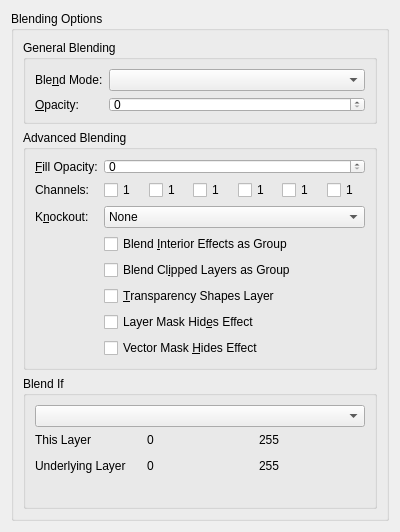
<?xml version="1.0" encoding="utf-8"?>
<ui version="4.0">
 <author>
    SPDX-FileCopyrightText: none
    SPDX-License-Identifier: GPL-3.0-or-later
  </author>
 <class>WdgBlendingOptions</class>
 <widget class="QWidget" name="WdgBlendingOptions">
  <property name="geometry">
   <rect>
    <x>0</x>
    <y>0</y>
    <width>400</width>
    <height>532</height>
   </rect>
  </property>
  <layout class="QVBoxLayout" name="verticalLayout_4">
   <item>
    <widget class="QGroupBox" name="grpBlendingOptions">
     <property name="title">
      <string>Blending Options</string>
     </property>
     <layout class="QVBoxLayout" name="verticalLayout_3">
      <item>
       <widget class="QGroupBox" name="grpGeneralBlending">
        <property name="title">
         <string>General Blending</string>
        </property>
        <layout class="QFormLayout" name="formLayout_4">
         <item column="0" row="0">
          <widget class="QLabel" name="label_13">
           <property name="text">
            <string>Ble&amp;nd Mode:</string>
           </property>
           <property name="buddy">
            <cstring>cmbCompositeOp</cstring>
           </property>
          </widget>
         </item>
         <item column="1" row="0">
          <widget class="KisCompositeOpComboBox" name="cmbCompositeOp">
           <property name="sizePolicy">
            <sizepolicy hsizetype="Expanding" vsizetype="Fixed">
             <horstretch>0</horstretch>
             <verstretch>0</verstretch>
            </sizepolicy>
           </property>
           <property name="toolTip">
            <string>Set the blend mode for the layer</string>
           </property>
          </widget>
         </item>
         <item column="0" row="1">
          <widget class="QLabel" name="label_14">
           <property name="text">
            <string>&amp;Opacity:</string>
           </property>
           <property name="buddy">
            <cstring>intOpacity</cstring>
           </property>
          </widget>
         </item>
         <item column="1" row="1">
          <widget class="KisSliderSpinBox" name="intOpacity" native="true">
           <property name="sizePolicy">
            <sizepolicy hsizetype="Expanding" vsizetype="Minimum">
             <horstretch>0</horstretch>
             <verstretch>0</verstretch>
            </sizepolicy>
           </property>
           <property name="minimumSize">
            <size>
             <width>10</width>
             <height>15</height>
            </size>
           </property>
           <property name="toolTip">
            <string>Set the master opacity for the layer</string>
           </property>
           <property name="whatsThis">
            <string>Adjust the transparency of the layer</string>
           </property>
          </widget>
         </item>
        </layout>
       </widget>
      </item>
      <item>
       <widget class="QGroupBox" name="grpAdvancedBlending">
        <property name="title">
         <string>Advanced Blending</string>
        </property>
        <layout class="QFormLayout" name="formLayout_3">
         <item column="0" row="0">
          <widget class="QLabel" name="label_8">
           <property name="text">
            <string>&amp;Fill Opacity:</string>
           </property>
           <property name="buddy">
            <cstring>intFillOpacity</cstring>
           </property>
          </widget>
         </item>
         <item column="1" row="0">
          <widget class="KisSliderSpinBox" name="intFillOpacity" native="true">
           <property name="sizePolicy">
            <sizepolicy hsizetype="MinimumExpanding" vsizetype="Minimum">
             <horstretch>0</horstretch>
             <verstretch>0</verstretch>
            </sizepolicy>
           </property>
           <property name="minimumSize">
            <size>
             <width>10</width>
             <height>15</height>
            </size>
           </property>
           <property name="toolTip">
            <string>Set the interior opacity for the layer</string>
           </property>
           <property name="whatsThis">
            <string>Adjust the transparency of the layer</string>
           </property>
          </widget>
         </item>
         <item column="0" row="1">
          <widget class="QLabel" name="label_9">
           <property name="text">
            <string>Channels:</string>
           </property>
          </widget>
         </item>
         <item column="1" row="1">
          <layout class="QHBoxLayout" name="horizontalLayout_4">
           <item>
            <widget class="QCheckBox" name="chkChannel1_2">
             <property name="toolTip">
              <string>Choose channels to blend</string>
             </property>
             <property name="text">
              <string>1</string>
             </property>
            </widget>
           </item>
           <item>
            <widget class="QCheckBox" name="chkChannel2_2">
             <property name="toolTip">
              <string>Choose channels to blend</string>
             </property>
             <property name="text">
              <string>1</string>
             </property>
            </widget>
           </item>
           <item>
            <widget class="QCheckBox" name="chkChannel3_2">
             <property name="toolTip">
              <string>Choose channels to blend</string>
             </property>
             <property name="text">
              <string>1</string>
             </property>
            </widget>
           </item>
           <item>
            <widget class="QCheckBox" name="chkChannel4_2">
             <property name="toolTip">
              <string>Choose channels to blend</string>
             </property>
             <property name="text">
              <string>1</string>
             </property>
            </widget>
           </item>
           <item>
            <widget class="QCheckBox" name="chkChannel5_2">
             <property name="toolTip">
              <string>Choose channels to blend</string>
             </property>
             <property name="text">
              <string>1</string>
             </property>
            </widget>
           </item>
           <item>
            <widget class="QCheckBox" name="chkChannel6_2">
             <property name="toolTip">
              <string>Choose channels to blend</string>
             </property>
             <property name="text">
              <string>1</string>
             </property>
            </widget>
           </item>
          </layout>
         </item>
         <item column="0" row="2">
          <widget class="QLabel" name="label_10">
           <property name="text">
            <string>K&amp;nockout:</string>
           </property>
           <property name="buddy">
            <cstring>cmbKnockout</cstring>
           </property>
          </widget>
         </item>
         <item column="1" row="2">
          <widget class="QComboBox" name="cmbKnockout">
           <property name="sizePolicy">
            <sizepolicy hsizetype="Expanding" vsizetype="Fixed">
             <horstretch>0</horstretch>
             <verstretch>0</verstretch>
            </sizepolicy>
           </property>
           <property name="toolTip">
            <string>Set the interior transparency. Shallow = Group, Deep = Background</string>
           </property>
           <item>
            <property name="text">
             <string comment="@item:inlistbox Knockout option">None</string>
            </property>
           </item>
           <item>
            <property name="text">
             <string>Shallow</string>
            </property>
           </item>
           <item>
            <property name="text">
             <string>Deep</string>
            </property>
           </item>
          </widget>
         </item>
         <item column="1" row="3">
          <widget class="QCheckBox" name="checkBox_7">
           <property name="toolTip">
            <string>Blend inner glow, satin, and overlay with layer before blending with document.</string>
           </property>
           <property name="text">
            <string>Blend &amp;Interior Effects as Group</string>
           </property>
          </widget>
         </item>
         <item column="1" row="4">
          <widget class="QCheckBox" name="checkBox_8">
           <property name="toolTip">
            <string>Blend clipping group before blending with document</string>
           </property>
           <property name="text">
            <string>Blend Cl&amp;ipped Layers as Group</string>
           </property>
          </widget>
         </item>
         <item column="1" row="5">
          <widget class="QCheckBox" name="checkBox_9">
           <property name="toolTip">
            <string>Use layer transparency in determining the shape of the interior and the effects</string>
           </property>
           <property name="text">
            <string>&amp;Transparency Shapes Layer</string>
           </property>
          </widget>
         </item>
         <item column="1" row="6">
          <widget class="QCheckBox" name="checkBox_10">
           <property name="toolTip">
            <string>Use layer mask to hide layer and effects rather than shaping the layer and effects</string>
           </property>
           <property name="text">
            <string>Layer Mask Hid&amp;es Effect</string>
           </property>
          </widget>
         </item>
         <item column="1" row="7">
          <widget class="QCheckBox" name="checkBox_11">
           <property name="toolTip">
            <string>Use layer mask to hide layer and effects rather than shaping the layer and effects</string>
           </property>
           <property name="text">
            <string>Vector Mask &amp;Hides Effect</string>
           </property>
          </widget>
         </item>
        </layout>
       </widget>
      </item>
      <item>
       <widget class="QGroupBox" name="grpBlendIf">
        <property name="title">
         <string>Blend If</string>
        </property>
        <layout class="QVBoxLayout" name="verticalLayout">
         <item>
          <widget class="QComboBox" name="cmbChannel_2"/>
         </item>
         <item>
          <layout class="QHBoxLayout" name="horizontalLayout_5">
           <item>
            <widget class="QLabel" name="label_11">
             <property name="text">
              <string>This Layer</string>
             </property>
            </widget>
           </item>
           <item>
            <widget class="QLabel" name="lblThisMin_2">
             <property name="text">
              <string>0</string>
             </property>
            </widget>
           </item>
           <item>
            <widget class="QLabel" name="lblThisMax_2">
             <property name="text">
              <string>255</string>
             </property>
            </widget>
           </item>
          </layout>
         </item>
         <item>
          <widget class="KisOutputLevelsSlider" name="sliderThis_2" native="true"/>
         </item>
         <item>
          <layout class="QHBoxLayout" name="horizontalLayout_6">
           <item>
            <widget class="QLabel" name="label_12">
             <property name="text">
              <string>Underlying Layer</string>
             </property>
            </widget>
           </item>
           <item>
            <widget class="QLabel" name="lblUnderMin_2">
             <property name="text">
              <string>0</string>
             </property>
            </widget>
           </item>
           <item>
            <widget class="QLabel" name="lblUnderMax_2">
             <property name="text">
              <string>255</string>
             </property>
            </widget>
           </item>
          </layout>
         </item>
         <item>
          <widget class="KisOutputLevelsSlider" name="sliderUnderlying_2" native="true"/>
         </item>
         <item>
          <spacer name="verticalSpacer">
           <property name="orientation">
            <enum>Qt::Vertical</enum>
           </property>
           <property name="sizeHint" stdset="0">
            <size>
             <width>20</width>
             <height>40</height>
            </size>
           </property>
          </spacer>
         </item>
        </layout>
       </widget>
      </item>
     </layout>
    </widget>
   </item>
  </layout>
 </widget>
 <customwidgets>
  <customwidget>
   <class>KisCompositeOpComboBox</class>
   <extends>QComboBox</extends>
   <header location="global">kis_cmb_composite.h</header>
  </customwidget>
  <customwidget>
   <class>KisSliderSpinBox</class>
   <extends>QSpinBox</extends>
   <header location="global">kis_slider_spin_box.h</header>
   <container>1</container>
  </customwidget>
  <customwidget>
   <class>KisOutputLevelsSlider</class>
   <extends>QWidget</extends>
   <header>KisLevelsSlider.h</header>
   <container>1</container>
  </customwidget>
 </customwidgets>
 <resources/>
 <connections/>
</ui>
